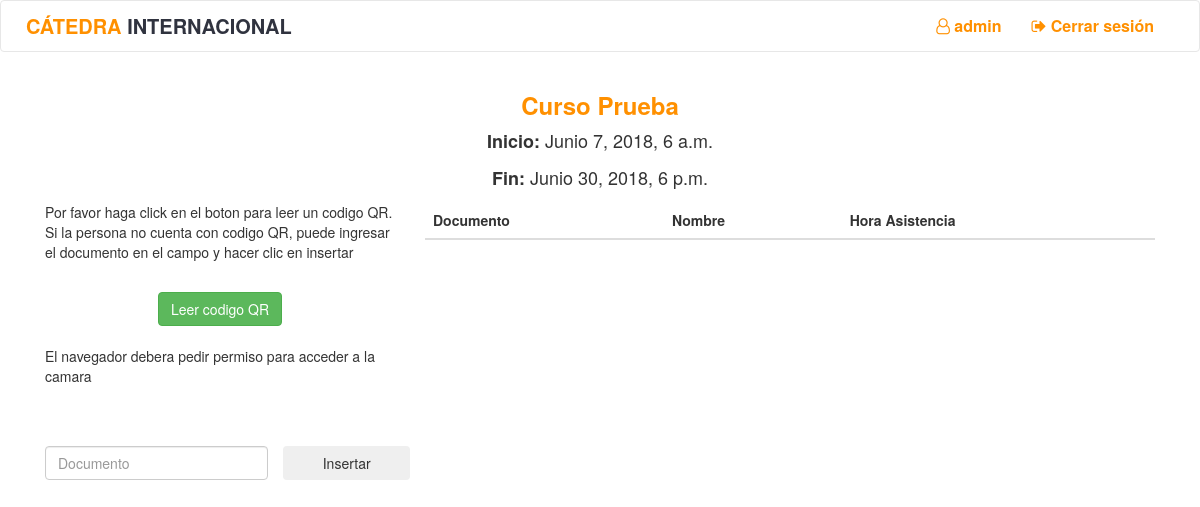
The app's page /clase/1/ (signed in) with its own data.
### qr/models.py (models this page shows, shortened)
class Curso(models.Model):
    identificador = models.IntegerField(default=0000, null=False)
    nombre = models.CharField(max_length=300)
    monitores = models.ManyToManyField(User)

class Clase(models.Model):
    inicio = models.DateTimeField(default=datetime.now)
    fin = models.DateTimeField(default=datetime.now)
    curso = models.ForeignKey(Curso, on_delete=models.CASCADE)

### qr/views.py (the view)
# urls.py: url(r"^clase/(?P<id_clase>[0-9]+)/$", views.clase, name="clase"),
def clase(request,id_clase):
    if not request.user.is_authenticated():
        return redirect('qr:login')
    clase = get_object_or_404(Clase, pk=id_clase)
    curso = get_object_or_404(Curso, pk=clase.curso.id)
    monitor = get_object_or_404(User, pk=request.user.id)
    asistencias = clase.asistencia_set.all()
    if not monitor in curso.monitores.all():
        return redirect('qr:home')
    currentDate = datetime.now() #+ timedelta(hours=5)
    formato_local = "%d de %B del %Y a las %I:%M"
    if request.user.is_authenticated():
        if request.method == "POST":
            qr_text = request.body.decode("utf-8").split("?")
            estudiante = get_object_or_404(Estudiante, identificacion=qr_text[0])
            response = {}
            print(currentDate.hour,"|",clase.fin.hour,"-",currentDate.minute,"|",clase.fin.minute)
            if estudiante in asistencias:
                response["status"] = -201
                response["message"] = "Asistencia rechazada. La persona ya tiene una asistencia creada"
                print("Asistencia rechazada: la persona tiene asistencia")
            elif currentDate.hour>=clase.fin.hour and currentDate.minute>clase.fin.minute:
                response["status"] = -202
                response["message"] = "Tiempo finalizado. Ya no se puede registrar"
                print("El tiempo ha finalizado. Ya no se puede registrar")
            elif not curso in estudiante.cursos.all() :
                response["status"] = -203
                response["message"] = "El estudiante no tiene el curso registrado"
                print("El estudiante no tiene el curso registrado")
            elif curso in estudiante.cursos.all() and curso.identificador == int(qr_text[1]) and monitor in curso.monitores.all():
                asistencia = Asistencia.objects.create(clase=clase, estudiante=estudiante, monitor=monitor, fecha=datetime.now(tz=timezone.utc))
                response["status"] = 200
                response["message"] = "Asistencia tomada con exito"
                response["asistencia"] = {"nombre": asistencia.estudiante.nombre, "documento": asistencia.estudiante.identificacion}
                response["fecha"] = currentDate.strftime(formato_local)
                print("Asistencia tomada")
            else:
                response["status"] = -200
                response["message"] = "No se puede tomar la asistencia al estudiante"
                print("Error al tomar asistencia")
            return HttpResponse(JsonResponse(response))
    context = {
        "clase": clase,
        "curso": curso,
        "active": clase.inicio <= datetime.now(tz=timezone.utc)+timedelta(minutes=30) and clase.fin > datetime.now(tz=timezone.utc),
        "asistencias":asistencias
    }
    return render(request, "qr/clase.html", context)

### templates/qr/clase.html (shortened to what this page needs)
{% extends 'qr/base.html' %}
{% load staticfiles %}
{% block head %}
    <link rel='stylesheet' href="{% static "qr/css/qr.css" %}" />
    <link rel='stylesheet' href="{% static "qr/css/clase.css" %}" />
{% endblock %}
{% block body %}
    <div class="container" ng-app="Scanner" ng-controller="scan-controller">
        <div class="row center">
            <h3><b><a class="yellow" href="{% url 'qr:curso' curso.id %}">{{ curso.nombre }}</a></b></h3>
            <p class="center hora"><b>Inicio:</b> {{ clase.inicio }}</p>
            <p class="center hora"><b>Fin:</b> {{ clase.fin }}</p>
        </div>
        <div clas="row">
            {% if active %}
            <div class="col-sm-4">
                <p>Por favor haga click en el boton para leer un codigo QR. Si la persona no cuenta con codigo QR, puede ingresar el documento en el campo y hacer clic en insertar</p>
                <br>
                <div class="center">
                    <button class="btn btn-success" ng-click="start()">
                        Leer codigo QR
                    </button>
                </div>
                <br>
                <p ng-hide="cameraRequested">El navegador debera pedir permiso para acceder a la camara</p>
                <br>
                <br>
                <div class="row">
                    <div class="col-xs-8">
                        <input ng-model="identificacion" class="form-control" type="text" name="fname" placeholder="Documento">
                    </div>
                    <input  class="btn col-xs-4 " type="submit" value="Insertar" ng-click="asistenciaManual({{ curso.identificador }})">
                </div>
            </div>
            <div class="col-sm-8">
            {% else %}
            <div class="col-sm-12">
            {% endif %}
                <table class="table">
                  <thead class="thead-light">
                    <tr>
                      <th scope="col">Documento</th>
                      <th scope="col">Nombre</th>
                      <th scope="col">Hora Asistencia</th>
                    </tr>
                  </thead>
                </table>
            </div>
        </div>
    </div>
{% endblock %}

### templates/qr/base.html (shortened to what this page needs)
<!DOCTYPE html>
<html>
    {% load staticfiles %}
    <head>
        <link rel="stylesheet" href="https://maxcdn.bootstrapcdn.com/bootstrap/3.3.7/css/bootstrap.min.css">
        <link rel="stylesheet" href="https://maxcdn.bootstrapcdn.com/font-awesome/4.7.0/css/font-awesome.min.css">
        <link rel="stylesheet" href="{% static "qr/css/qr.css" %}">
        {% block head %}{% endblock %}
    </head>
    <body>
        {% if user.is_authenticated %}
        <header class="page-row">
            <nav class="navbar navbar-default">
              <div class="container-fluid">
                <div class="navbar-header">
                    <a class="li_nav" href="{% url 'qr:home' %}">
                        <span class="nav-title">CÁTEDRA <span class="text-gray">INTERNACIONAL</span></span>
                    </a>
                </div>
                <div class="collapse navbar-collapse" id="bs-example-navbar-collapse-1">
                  <ul class="nav navbar-nav right-nav">
                    <li id="li-username">
                        <a class="li_nav" href="{% url 'qr:me' %}">
                            <i class="fa fa-user-o" aria-hidden="true"></i> {{ user.username }}
                        </a>
                    </li>
                    {% if user.is_authenticated %}
                        <li>
                            <a class="li_nav" href="{% url 'qr:logout' %}"><i class="fa fa-sign-out" aria-hidden="true"></i> Cerrar sesión</a>
                        </li>
                    {% else %}
                        <li>
                            <a class="li_nav" href="{% url 'qr:login' %}"><i class="fa fa-sign-in" aria-hidden="true"></i> Iniciar sesión</a>
                        </li>
                    {% endif %}
                  </ul>
                </div>
              </div>
            </nav>
        </header>
        {% endif %}
        <main class="page-row page-row-expanded">
            {% block body %}{% endblock %}
        </main>
    </body>
</html>

### qr/static/qr/css/qr.css (style rules this page uses)
body { background-color: #ffffff; }
h4,h1,h2,h3,h5, .yellow { color: #FF9000; }
.center { text-align: center; }
#li-username { line-height: 50px; color: #777777; }
.navbar { background-color: #ffffff; color: #FF9000; }
.li_nav { color: #FF9000 !important; font-size: 16px; }
.nav-title { line-height: 50px; color: #FF9000; font-weight: bold; margin-left: 10px; font-size: 20px ; }
a { color: #30333F; font-weight: bold; }
.text-gray { color: #30333F; }
@media (min-width: 768px) { .right-nav { float: right; } }

### qr/static/qr/css/clase.css (style rules this page uses)
.hora { font-size: 18px; }

### records on screen
Curso: nombre "Curso Prueba"
Clase: inicio "Junio 7, 2018, 6 a.m.", fin "Junio 30, 2018, 6 p.m."

### other values on screen
{{ user.username }} "admin"
